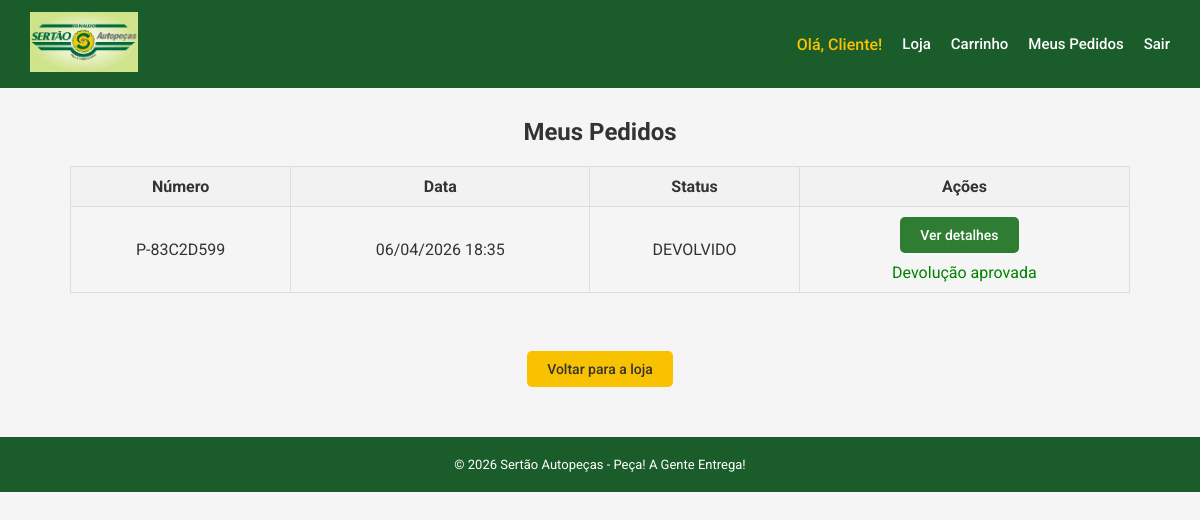
Page /meus-pedidos (signed in) on the earlier database version.
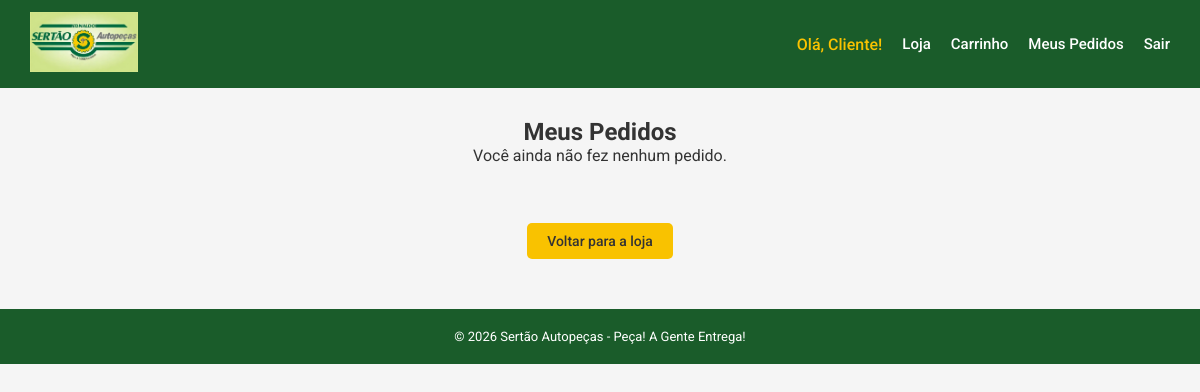
Same page on the later database version.
### app/models.py (models this page shows)
class Pedido(db.Model):
    id = db.Column(db.Integer, primary_key=True)
    numero = db.Column(db.String, nullable=False, unique=True)
    data = db.Column(db.DateTime, default=datetime.now)
    status = db.Column(db.String, nullable=False)
    usuario_id = db.Column(db.Integer, db.ForeignKey('usuario.id'), nullable=False)
    usuario = db.relationship('Usuario', backref='pedidos')
    itens = db.relationship('ItemPedido', backref='pedido')

### app/routes/pedido.py (the view)
@pedido.route('/meus-pedidos', methods=['GET'])
@login_required
def meus_pedidos():
    pedidos = Pedido.query.filter_by(usuario_id=current_user.id).order_by(Pedido.data.desc()).all()
    return render_template('pedido/meus_pedidos.html', pedidos=pedidos)

### app/models.py (called while the page is built)
@login_manager.user_loader
def load_user(user_id):
    return Usuario.query.get(int(user_id))

### app/templates/pedido/meus_pedidos.html (shortened to what this page needs)
{% extends 'base.html' %}
{% block conteudo %}
<h2 style="text-align: center;">Meus Pedidos</h2>
{% if pedidos %}
    <table style="width: 100%; border-collapse: collapse; margin-top: 20px;">
        <thead>
            <tr style="background-color: #f2f2f2;">
                <th style="padding: 10px; border: 1px solid #ddd;">Número</th>
                <th style="padding: 10px; border: 1px solid #ddd;">Data</th>
                <th style="padding: 10px; border: 1px solid #ddd;">Status</th>
                <th style="padding: 10px; border: 1px solid #ddd;">Ações</th>
            </tr>
        </thead>
        <tbody>
            {% for pedido in pedidos %}
            <tr>
                <td style="padding: 10px; border: 1px solid #ddd; text-align: center;">
                    {{ pedido.numero }}
                </td>
                <td style="padding: 10px; border: 1px solid #ddd; text-align: center;">
                    {{ pedido.data.strftime('%d/%m/%Y %H:%M') }}
                </td>
                <td style="padding: 10px; border: 1px solid #ddd; text-align: center;">
                    {{ pedido.status }}
                </td>
                <td style="padding: 10px; border: 1px solid #ddd; text-align: center;">
                    <a href="/meus-pedidos/{{ pedido.numero }}"
                       class="btn btn-secondary"
                       style="margin-right: 10px;">
                        Ver detalhes
                    </a>
                    {% if pedido.devolucoes %}
                        {% set devolucao = pedido.devolucoes[0] %}
                        {% if devolucao.status == 'PENDENTE' %}
                            <p style="color: orange; margin-top: 10px;">
                                Devolução solicitada — aguardando análise
                            </p>
                        {% elif devolucao.status == 'APROVADA' %}
                            <p style="color: green; margin-top: 10px;">
                                Devolução aprovada
                            </p>
                        {% elif devolucao.status == 'RECUSADA' %}
                            <p style="color: red; margin-top: 10px;">
                                Devolução recusada
                            </p>
                        {% endif %}
                    {% else %}
                        <a href="/devolucao/{{ pedido.numero }}"
                           class="btn btn-primary"
                           style="margin-top: 10px;">
                            Solicitar devolução
                        </a>
                    {% endif %}
                </td>
            </tr>
            {% endfor %}
        </tbody>
    </table>
{% else %}
    <p style="text-align: center;">Você ainda não fez nenhum pedido.</p>
{% endif %}
<br><br>
<div style="text-align: center; margin-top: 20px;">
    <a href="/loja" class="btn btn-primary">Voltar para a loja</a>
</div>
{% endblock %}

Differences in the rows shown:
removed Pedido: numero "P-83C2D599", data "06/04/2026 18:35", status "DEVOLVIDO"
Other differences:
text no longer shown: "Número Data Status Ações"
text now shown: "Você ainda não fez nenhum pedido."
